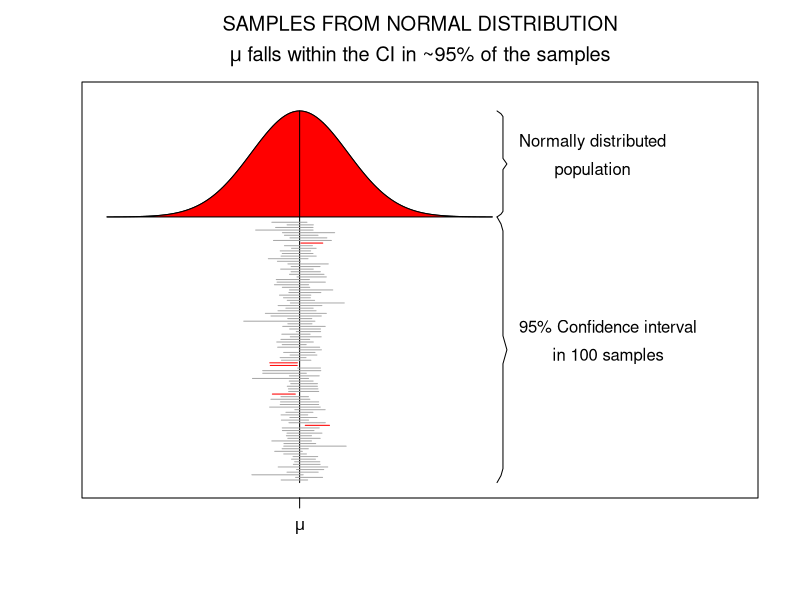
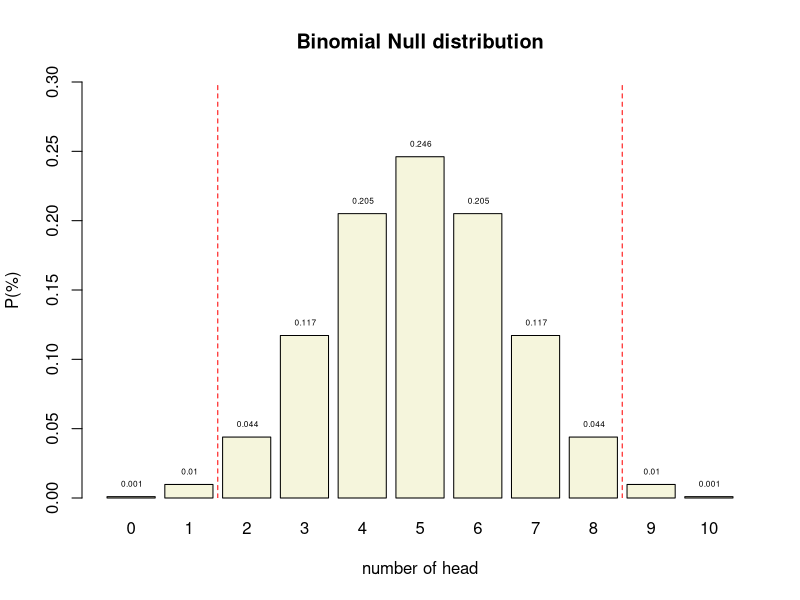
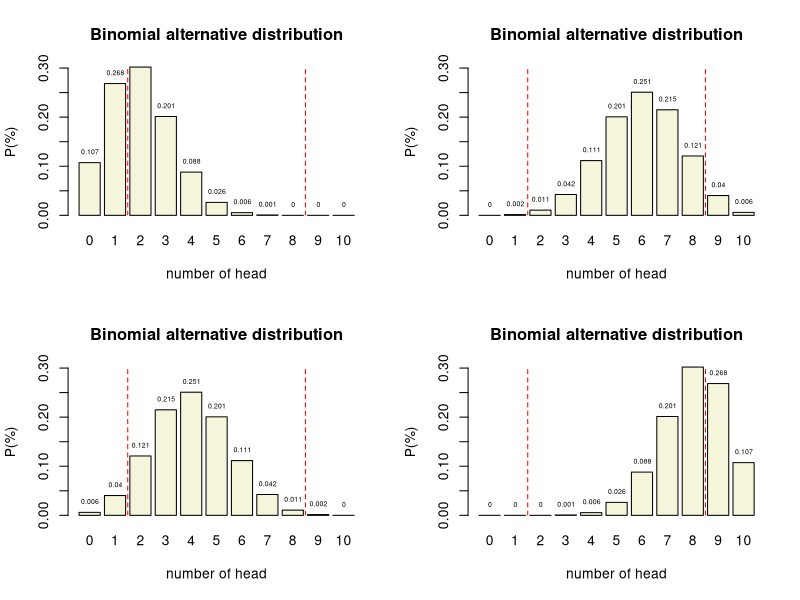
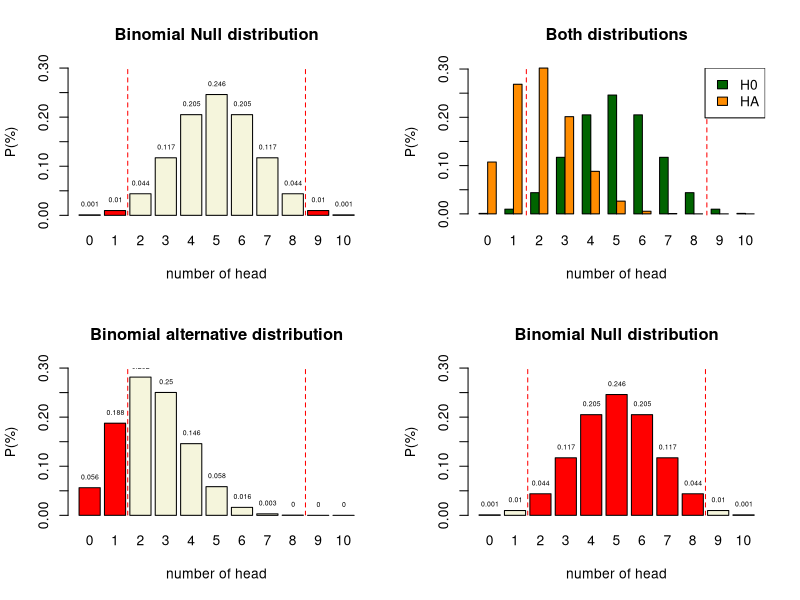
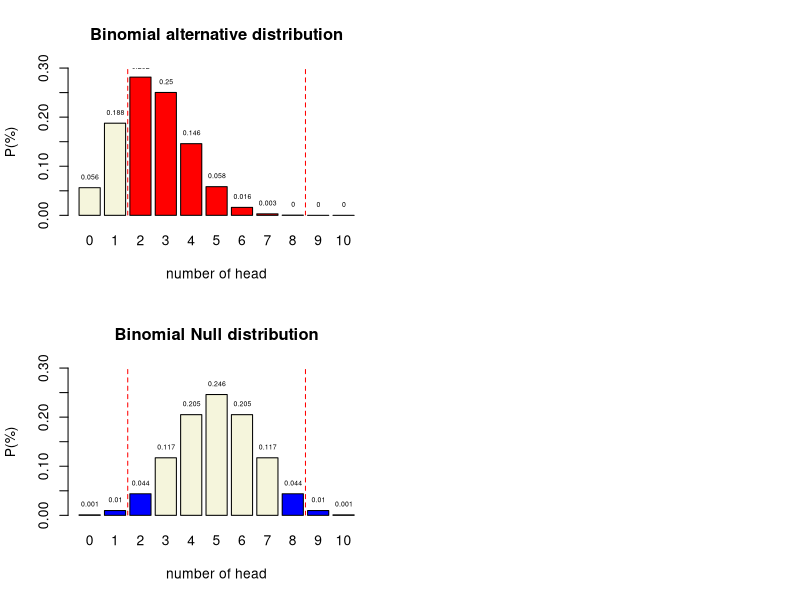
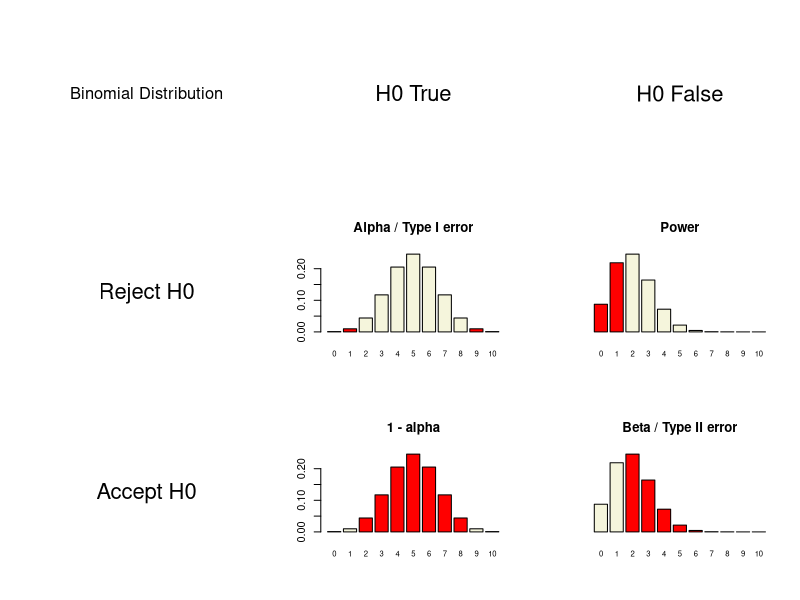

The R script that drew these images, in order:
## ---- chunk 1
set.seed(1548)

x  = seq(-4,4,.05) # sequence x values for normal distribution
hx = dnorm(x)      # calculate y values

title = expression(atop("SAMPLES FROM NORMAL DISTRIBUTION",paste(mu," falls within the CI in ~95% of the samples")))

plot(x,hx+1,type="l",ylim=c(0,1.45),xlim=c(-4,9), yaxt="n", xaxt="n",ylab="",xlab="",main=title, mai=c(3,1,2,1),mar=c(3,1,2,1))

# Add red area
polygon(c(x,rev(x)),c(rep(1,length(x)),hx+1),col="red",lty=1)

# Add mu line
lines(c(0,0),c(0,max(hx)+1))

# Add mu symbol to x axis
axis( 1,at=0,labels=expression(mu), cex=2 )

# Create curly braces for normal distribution 
ybracket = seq(1,max(hx)+1,length=39)
xbracket = rep(4.1,39)*c(c(1,1.02),rep(1.03,16),c(1.04,1.05,1.04),rep(1.03,16),c(1.02,1))

lines(xbracket,ybracket,col="black")

# Create curly braces for samples
ybracket = seq(0,1,length=39)
xbracket = rep(4.1,39)*c(c(1,1.02),rep(1.03,16),c(1.04,1.05,1.04),rep(1.03,16),c(1.02,1))

lines(xbracket,ybracket,col="black")

text = expression(atop("Normally distributed","population"))

text(4.1*1.06,1+(max(hx)/2), text,pos=4)

text = expression(atop("95% Confidence interval","in 100 samples","drawn from the","normal distribution"))

text(4.1*1.06,.5, text,pos=4)

# Add confidence intervals

mu  = 0
sig = 1

mu_in_ci = array() # create empty array

iterations = 100

for(i in 1:iterations) {
	
	n      = round(runif(1,10,60)) # use variable sample sizes between 10 and 60
	sample = rnorm(n,mu,sig)       # sample from normal distribution
	
	sample_mean = mean(sample)
	sample_sd   = sd(sample)
	sample_ci   = sample_sd/sqrt(n)

	sample_ci_upperbound = sample_mean + sample_ci * 1.96
	sample_ci_lowerbound = sample_mean - sample_ci * 1.96
	
	if(sample_ci_lowerbound < mu & sample_ci_upperbound > mu) {
		
		mu_in_ci[i] = 1	
		col = "darkgrey"	
		}
	else {
		mu_in_ci[i] = 0
		col = "red"
		}
    
    # plot CI lines
    lines(c(sample_ci_lowerbound,sample_ci_upperbound),rep((.98/iterations)*i,2),col=col)

	}
	
percentage = (1/iterations)*sum(mu_in_ci)
## ---- chunk 2
n = 10   # Sample size
k = 0:10 # Discrete probability space
p = .5   # Probability of head

munt = 0:1

# alle_mogelijkheden = expand.grid(munt,munt,munt,munt,munt,munt,munt,munt,munt,munt)
# 
# sommen = rowSums(alle_mogelijkheden)

# table(sommen)

permutations = factorial(n) / ( factorial(k) * factorial(n-k) )
# permutations

p_k  = p^k * (1-p)^(n-k)  # Probability of single event
p_kp = p_k * permutations # Probability of event times 
                          # the occurrence of that event
# sample = 90
# freq_munt = round(p_kp*sample)
# cbind(k,permutations,p_k,p_kp,freq_munt)

title = "Binomial Null distribution"

col=c(rep("red",2),rep("beige",7),rep("red",2))

barplot( p_kp, 
         main=title, 
         names.arg=0:10, 
         xlab="number of head", 
         ylab="P(%)", 
         col='beige',
         ylim=c(0,.3) )

abline(v = c(2.5,10.9), lty=2, col='red')

text(.6:10.6*1.2,p_kp,round(p_kp,3),pos=3,cex=.5)
## ---- chunk 3

# n = 10   # Sample size
# k = 0:10 # Discrete probability space
prob = c(.2, .4, .6, .8)  # Probability of head

layout(matrix(1:4, 2,2)) 

for(p in prob) {
permutations = factorial(n) / ( factorial(k) * factorial(n-k) )

p_k2  = p^k  * (1-p)^(n-k)  # Probability of single event
p_kp2 = p_k2 * permutations # Probability of event times 
                            # the occurrence of that event

title = "Binomial alternative distribution"

col=c(rep("red",2),rep("beige",7),rep("red",2))

barplot( p_kp2, 
         main=title, 
         names.arg=0:10, 
         xlab="number of head", 
         ylab="P(%)", 
         beside=TRUE,
         col="beige",
         ylim=c(0,.3) 
         )

abline(v = c(2.5,10.9), lty=2, col='red')

text(.6:10.6*1.2,p_kp2,round(p_kp2,3),pos=3,cex=.5)
}
## ---- chunk 4
n = 10   # Sample size
k = 0:10 # Discrete probability space
p = .5   # Probability of head

p_k  = p^k * (1-p)^(n-k)  # Probability of single event
p_kp = p_k * permutations # Probability of event times 
                          # the occurrence of that event
# sample = 90
# freq_munt = round(p_kp*sample)
# cbind(k,permutations,p_k,p_kp,freq_munt)

title = "Binomial Null distribution"

col=c(rep("red",2),rep("beige",7),rep("red",2))

barplot( p_kp, 
         main=title, 
         names.arg=0:10, 
         xlab="number of head", 
         ylab="P(%)", 
         col=col,
         ylim=c(0,.3) )

abline(v = c(2.5,10.9), lty=2, col='red')

text(.6:10.6*1.2,p_kp,round(p_kp,3),pos=3,cex=.5)
## ---- chunk 5
n = 10   # Sample size
k = 0:10 # Discrete probability space
p = .25   # Probability of head

p_k  = p^k * (1-p)^(n-k)  # Probability of single event
p_kp = p_k * permutations # Probability of event times 
                          # the occurrence of that event
# sample = 90
# freq_munt = round(p_kp*sample)
# cbind(k,permutations,p_k,p_kp,freq_munt)

title = "Binomial alternative distribution"

col=c(rep("red",2),rep("beige",7),rep("red",2))

barplot( p_kp, 
         main=title, 
         names.arg=0:10, 
         xlab="number of head", 
         ylab="P(%)", 
         col=col,
         ylim=c(0,.3) )

abline(v = c(2.5,10.9), lty=2, col='red')

text(.6:10.6*1.2,p_kp,round(p_kp,3),pos=3,cex=.5)
## ---- chunk 6

title = "Both distributions"

colh0 = 'darkgreen'
colha = 'darkorange'

barplot( rbind(dbinom(0:10, 10, .5),
               dbinom(0:10, 10, .2)), 
         main=title, 
         names.arg=0:10, 
         xlab="number of head", 
         ylab="P(%)", 
         col = rbind(colh0,colha),
         beside=TRUE
         #legend.text = c("H0", "HA")
         )

abline(v = c(6.5,27.5), lty=2, col='red')

legend("topright", legend=c("H0","HA"), fill=c(colh0, colha))

## ---- chunk 7
n = 10   # Sample size
k = 0:10 # Discrete probability space
p = .5   # Probability of head

p_k  = p^k * (1-p)^(n-k)  # Probability of single event
p_kp = p_k * permutations # Probability of event times 
                          # the occurrence of that event
# sample = 90
# freq_munt = round(p_kp*sample)
# cbind(k,permutations,p_k,p_kp,freq_munt)

title = "Binomial Null distribution"

col=c(rep("beige",2),rep("red",7),rep("beige",2))

barplot( p_kp, 
         main=title, 
         names.arg=0:10, 
         xlab="number of head", 
         ylab="P(%)", 
         col=col,
         ylim=c(0,.3) )

abline(v = c(2.5,10.9), lty=2, col='red')

text(.6:10.6*1.2,p_kp,round(p_kp,3),pos=3,cex=.5)
## ---- chunk 8
n = 10   # Sample size
k = 0:10 # Discrete probability space
p = .25   # Probability of head

p_k  = p^k * (1-p)^(n-k)  # Probability of single event
p_kp = p_k * permutations # Probability of event times 
                          # the occurrence of that event
# sample = 90
# freq_munt = round(p_kp*sample)
# cbind(k,permutations,p_k,p_kp,freq_munt)

title = "Binomial alternative distribution"

col=c(rep("beige",2),rep("red",7),rep("beige",2))

barplot( p_kp, 
         main=title, 
         names.arg=0:10, 
         xlab="number of head", 
         ylab="P(%)", 
         col=col,
         ylim=c(0,.3) )

abline(v = c(2.5,10.9), lty=2, col='red')

text(.6:10.6*1.2,p_kp,round(p_kp,3),pos=3,cex=.5)
## ---- chunk 9
n = 10   # Sample size
k = 0:10 # Discrete probability space
p = .5   # Probability of head

p_k  = p^k * (1-p)^(n-k)  # Probability of single event
p_kp = p_k * permutations # Probability of event times 
                          # the occurrence of that event
# sample = 90
# freq_munt = round(p_kp*sample)
# cbind(k,permutations,p_k,p_kp,freq_munt)

title = "Binomial Null distribution"

col=c(rep("blue",3),rep("beige",5),rep("blue",2))

barplot( p_kp, 
         main=title, 
         names.arg=0:10, 
         xlab="number of head", 
         ylab="P(%)", 
         col=col,
         ylim=c(0,.3) )

abline(v = c(2.5,10.9), lty=2, col='red')

text(.6:10.6*1.2,p_kp,round(p_kp,3),pos=3,cex=.5)
## ---- chunk 10
N     = 10  # Sample size
H0    = .5  # Probability of head under H0 50/50
HA    = .2  # Aternative expected value
alpha = .05 # Selected type I error

# Color areas red for selected alpha
area <- dbinom(0:N, N, H0) < alpha/2

col = rep("beige", N+1)
col[area] = "red"

col2 = rep("red", N+1)
col2[area] = "beige"

# Delete # to not color the plots
# col = col2  = "beige"

layout(matrix(1:9,3,3, byrow=T))

plot.new()
text(0.5,0.5,"Binomial Distribution",cex=1.5)
# text(0.5,0.1,paste("N:",N),cex=1.5)

plot.new()
text(0.5,0.5,"H0 True",cex=2)

plot.new()
text(0.5,0.5,"H0 False",cex=2)

plot.new()
text(0.5,0.5,"Reject H0",cex=2)

barplot(dbinom(0:N,N, H0), 
        col  = col, 
        # yaxt = 'n', 
        main = 'Alpha / Type I error', 
        names.arg = 0:N, 
        cex.names = 0.7)

barplot(dbinom(0:N,N, HA), 
        col  = col, 
        yaxt = 'n', 
        main = 'Power', 
        names.arg = 0:N, 
        cex.names = 0.7)

plot.new()
text(0.5,0.5,"Accept H0",cex=2)

barplot(dbinom(0:N,N, H0), 
        col  = col2, 
        # yaxt = 'n', 
        main = '1 - alpha', 
        names.arg = 0:N, 
        cex.names = 0.7)

barplot(dbinom(0:N,N, HA), 
        col  = col2, 
        yaxt = 'n', 
        main = 'Beta / Type II error', 
        names.arg = 0:N, 
        cex.names = 0.7)
